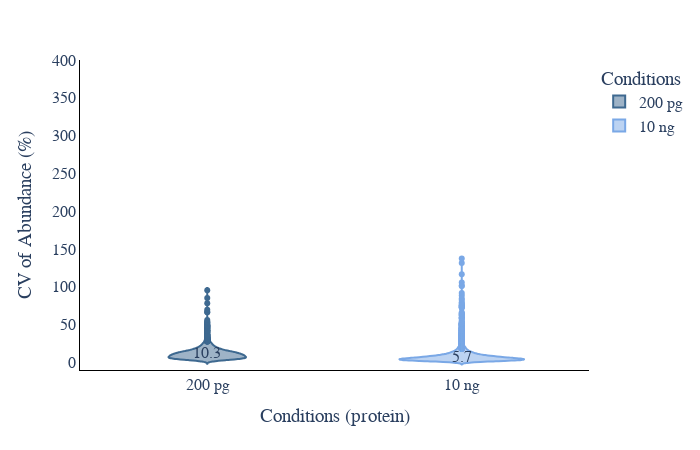

Source (notebook cell):
### Code cell
# CV violin plot
plot_options={    
        "median label": "True", #only works for total and MS2, can be found in CV_summary if you set WRITE_OUTPUT = True
        "box": False,
        "X Title": "Conditions (protein)",
        "Y Title": "CV of Abundance (%)",
        "color": ["#3E6990", "#7aa8e6","#C6878F", "#fac8d3","#AABD8C", "#E9E3B4",  "#F39B6D", "#C6878F", "pink",
                  "orange", "brown", "pink", "gray", "olive", "cyan", "black","red",
                  "yellow","green","blue","indigo","violet"],
        "width": 700,
        "height": 450,
        "font": dict(size=16, family="Arial black"),
        "ylimits": [-10, 400],
        "CV mode": "MS2",#grouped, total, MS2, grouped_stacked, stacked
        "Group By X": "Gradient Length", #ID_Mode does MS2 vs MBR
        "Group By Color": "Acquisition Mode",#ID_Mode does MS2 vs MBR
        "Group By Stack": "ID_Mode" #ID_Mode does MS2 vs MBR
    }
plot_options["plot_type"] = 1 # 1 is protein, 2 is peptide
figure, _, _ =CV_plots(data_obj, plot_options, saved_settings,username="20min")
figure.write_image("20min_CVs.png", scale=10, width = 1500, height=1000)
figure.show()

### Figure 1 — Plotly figure (JSON) as saved in the notebook; plotly's stock layout.template omitted (floating-point values rounded to 4 significant figures; data arrays with more than 128 entries replaced by an {"elided": "..."} marker saying what was removed)
{"data": [{"alignmentgroup": "True", "box": {"visible": false}, "hovertemplate": "Conditions=%{x}<br>CV=%{y}<extra></extra>", "legendgroup": "200 pg", "marker": {"color": "#3E6990"}, "name": "200 pg", "offsetgroup": "200 pg", "orientation": "v", "scalegroup": "True", "showlegend": true, "type": "violin", "x": {"elided": "2183 str values"}, "x0": " ", "xaxis": "x", "y": {"elided": "2183 float values"}, "y0": " ", "yaxis": "y"}, {"alignmentgroup": "True", "box": {"visible": false}, "hovertemplate": "Conditions=%{x}<br>CV=%{y}<extra></extra>", "legendgroup": "10 ng", "marker": {"color": "#7aa8e6"}, "name": "10 ng", "offsetgroup": "10 ng", "orientation": "v", "scalegroup": "True", "showlegend": true, "type": "violin", "x": {"elided": "5842 str values"}, "x0": " ", "xaxis": "x", "y": {"elided": "5842 float values"}, "y0": " ", "yaxis": "y"}], "layout": {"annotations": [{"showarrow": false, "text": "5.7", "x": "10 ng", "y": 6.572}, {"showarrow": false, "text": "10.3", "x": "200 pg", "y": 11.86}], "font": {"family": "Arial black", "size": 16}, "height": 450, "legend": {"title": {"text": "Conditions"}, "tracegroupgap": 0}, "margin": {"t": 60}, "paper_bgcolor": "white", "plot_bgcolor": "white", "showlegend": true, "violinmode": "overlay", "width": 700, "xaxis": {"anchor": "y", "categoryarray": ["200 pg", "10 ng"], "categoryorder": "array", "domain": [0, 1], "linecolor": "black", "linewidth": 1, "showline": true, "title": {"text": "Conditions (protein)"}}, "yaxis": {"anchor": "x", "domain": [0, 1], "linecolor": "black", "linewidth": 1, "range": [-10, 400], "showline": true, "title": {"text": "CV of Abundance (%)"}}}}
